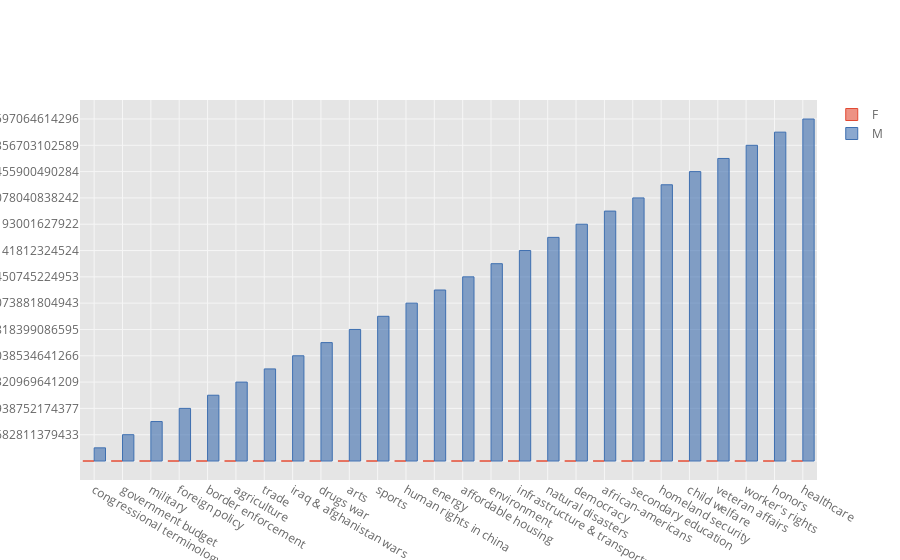

Notebook source saved alongside this figure:
### Markdown cell above
### All parties

### Code cell
clustered_mps\
    .groupby("gender")\
    .median()\
    .diff()\
    .rename(columns=lambda x: topic_dict(x))[topic_sorter]\
    .T\
    .iplot(kind="bar")

### Figure 1 — Plotly figure (JSON) as saved in the notebook; plotly's stock layout.template omitted (floating-point values rounded to 4 significant figures)
{"data": [{"marker": {"color": "rgba(226, 74, 51, 0.6)", "line": {"color": "rgba(226, 74, 51, 1.0)", "width": 1}}, "name": "F", "orientation": "v", "text": "", "type": "bar", "x": ["congressional terminology", "government budget", "military", "foreign policy", "border enforcement", "agriculture", "trade", "iraq & afghanistan wars", "drugs war", "arts", "sports", "human rights in china", "energy", "affordable housing", "environment", "infrastructure & transportation", "natural disasters", "democracy", "african-americans", "secondary education", "homeland security", "child welfare", "veteran affairs", "worker's rights", "honors", "healthcare"], "y": ["", "", "", "", "", "", "", "", "", "", "", "", "", "", "", "", "", "", "", "", "", "", "", "", "", ""]}, {"marker": {"color": "rgba(62, 111, 176, 0.6)", "line": {"color": "rgba(62, 111, 176, 1.0)", "width": 1}}, "name": "M", "orientation": "v", "text": "", "type": "bar", "x": ["congressional terminology", "government budget", "military", "foreign policy", "border enforcement", "agriculture", "trade", "iraq & afghanistan wars", "drugs war", "arts", "sports", "human rights in china", "energy", "affordable housing", "environment", "infrastructure & transportation", "natural disasters", "democracy", "african-americans", "secondary education", "homeland security", "child welfare", "veteran affairs", "worker's rights", "honors", "healthcare"], "y": [0.05414, 0.006962, 0.001851, 0.001137, 0.0008033, 0.0007753, 0.000638, 0.0001408, -8.681e-05, -0.0001605, -0.0003776, -0.0004578, -0.0009604, -0.001838, -0.001855, -0.001862, -0.003173, -0.003545, -0.004013, -0.005112, -0.006011, -0.007245, -0.007595, -0.008165, -0.01119, -0.08486]}], "layout": {"legend": {"bgcolor": "#FFFFFF", "font": {"color": "#666666"}}, "paper_bgcolor": "#FFFFFF", "plot_bgcolor": "#E5E5E5", "titlefont": {"color": "#151516"}, "xaxis1": {"gridcolor": "#F6F6F6", "showgrid": true, "tickfont": {"color": "#666666"}, "title": "", "titlefont": {"color": "#666666"}, "zerolinecolor": "#F6F6F6"}, "yaxis1": {"gridcolor": "#F6F6F6", "showgrid": true, "tickfont": {"color": "#666666"}, "title": "", "titlefont": {"color": "#666666"}, "zerolinecolor": "#F6F6F6"}}}
